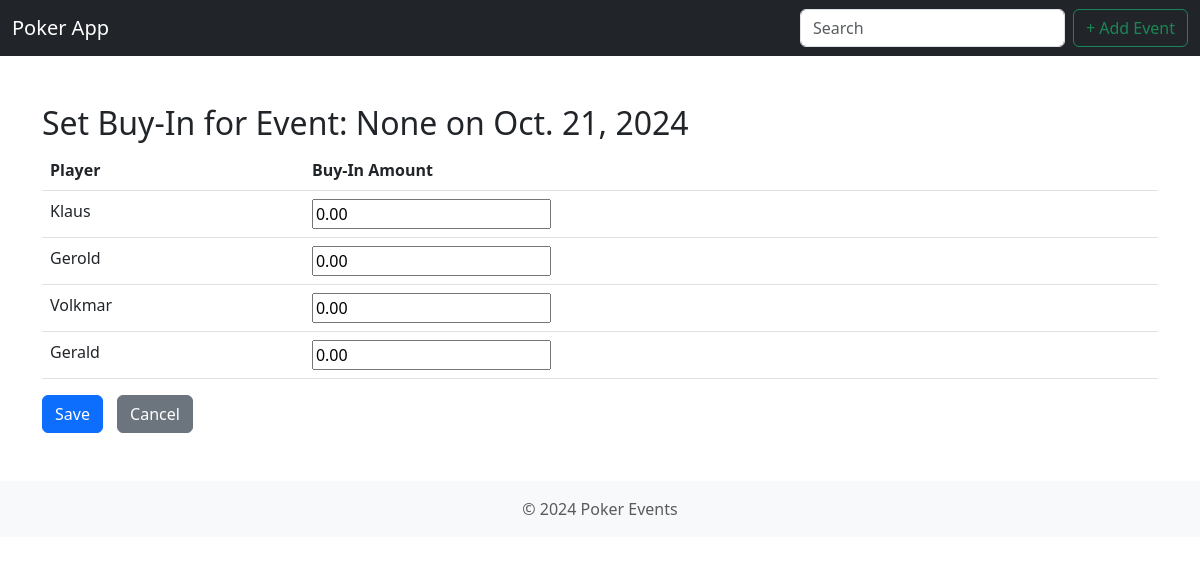
Before: /buy_in/1/ with the older database file.
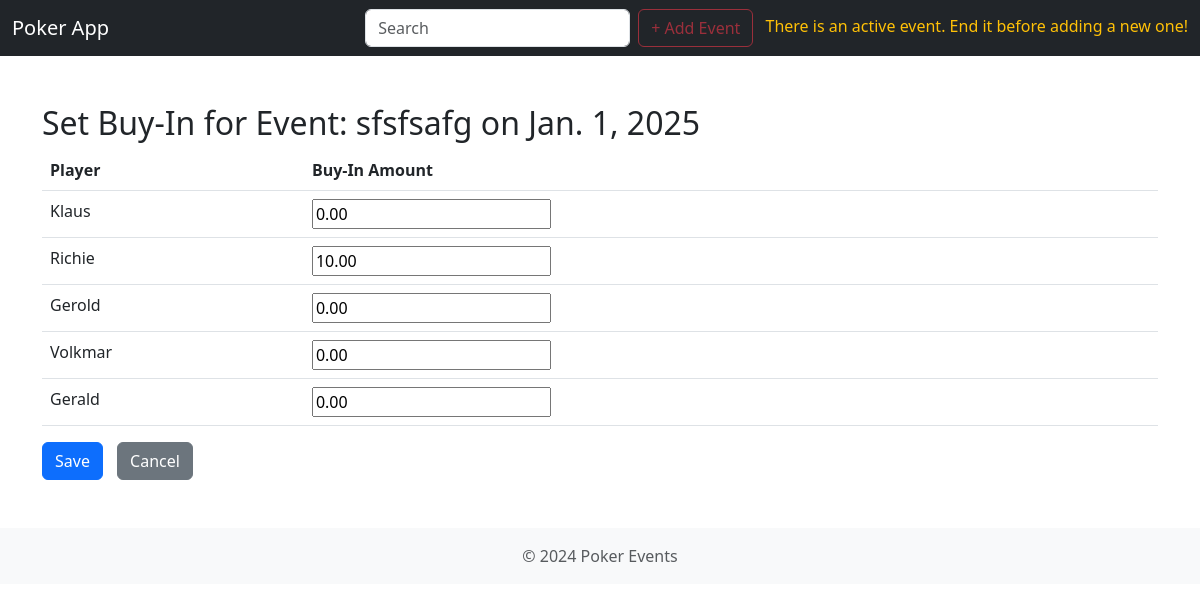
After: the same page with the newer database file.
### poker_data/models.py (models this page shows, shortened)
class Event(models.Model):
    host_location = models.CharField(max_length=100, blank=True, null=True)  # formerly "gastgeber_ort"
    participants = models.ManyToManyField(Player, through='EventParticipation', related_name='events')  # formerly "teilnehmer"
    pot = models.DecimalField(max_digits=10, decimal_places=2)
    date = models.DateField()  # formerly "datum" #TODO change format to dd.mm.yyyy
    active = models.BooleanField(default=True)  # formerly "active"
    asop = models.BooleanField(default=False)  # formerly "asop"
    host_player = models.ForeignKey(Player, on_delete=models.SET_NULL, blank=True, null=True, related_name='hosted_events')  # formerly "gastgeber_spieler"

class EventParticipation(models.Model):
    player = models.ForeignKey(Player, on_delete=models.CASCADE, related_name='event_participations')
    event = models.ForeignKey(Event, on_delete=models.CASCADE)
    earnings = models.DecimalField(max_digits=10, decimal_places=2, default=0)
    buy_in = models.DecimalField(max_digits=10, decimal_places=2, default=0)  # New buy-in field

class Player(models.Model):
    name = models.CharField(max_length=100)
    founding_member = models.BooleanField(default=False)
    first_participation = models.DateField(blank=True, null=True)
    total_earnings = models.DecimalField(max_digits=10, decimal_places=2, default=0)

### poker_events/views.py (the view)
# urls.py: path('buy_in/<int:event_id>/', views.buy_in, name='buy_in'),
def buy_in(request, event_id):
    event = get_object_or_404(Event, id=event_id)
    participations = EventParticipation.objects.filter(event=event)
    BuyInFormSet = modelformset_factory(
        EventParticipation,
        fields=('buy_in',),
        extra=0  # No extra empty forms
    )
    if request.method == 'POST':
        formset = BuyInFormSet(request.POST, queryset=participations)
        if formset.is_valid():
            with transaction.atomic():
                for form in formset:
                    participation = form.save(commit=False)
                    event.pot -= participation.buy_in  # Subtract buy-in from event pot
                    participation.save()
                event.save()
            return redirect('home')  # Redirect to home after saving
    else:
        formset = BuyInFormSet(queryset=participations)
    return render(request, 'buy_in.html', {'formset': formset, 'event': event})

### poker_data/context_processors.py (called while the page is built)
def active_events_status(request):
    return {
        'active_events_exist': Event.objects.filter(active=True).exists()
    }

### templates/buy_in.html (shortened to what this page needs)
{% extends 'base.html' %}
{% block content %}
  <div class="container my-5">
    <h2>Set Buy-In for Event: {{ event.host_location }} on {{ event.date }}</h2>
    <form method="post" class="form-group">
      <table class="table">
        <thead>
          <tr>
            <th>Player</th>
            <th>Buy-In Amount</th>
          </tr>
        </thead>
        <tbody>
          {% for form in formset %}
            <tr>
              <td>{{ form.instance.player.name }}</td>
              <td>{{ form.buy_in }}</td>
            </tr>
          {% endfor %}
        </tbody>
      </table>
      <div class="mt-3">
        <button type="submit" class="btn btn-primary">Save</button>
        <a href="{% url 'home' %}" class="btn btn-secondary">Cancel</a>
      </div>
    </form>
  </div>
{% endblock %}

### templates/base.html (shortened to what this page needs)
{% load static %}
<!DOCTYPE html>
<html lang="en">
  <head>
    <link href="https://cdn.jsdelivr.net/npm/bootstrap@5.3.0/dist/css/bootstrap.min.css" rel="stylesheet" />
    <link rel="stylesheet" href="{% static 'style.css' %}" />
  </head>
  <body>
    <nav class="navbar navbar-expand-lg navbar-dark bg-dark sticky-top">
      <div class="container-fluid">
        <a class="navbar-brand" href="{% url 'home' %}">Poker App</a>
        <div class="collapse navbar-collapse" id="navbarNav">
          <ul class="navbar-nav ms-auto">
            <li class="nav-item">
              <input class="form-control me-2" type="search" placeholder="Search" aria-label="Search" />
            </li>
            <li class="nav-item">
              {% if active_events_exist %}
                <button class="btn btn-outline-danger ms-2" type="button" disabled>+ Add Event</button>
                <span class="text-warning ms-2">There is an active event. End it before adding a new one!</span>
              {% else %}
                <a href="{% url 'add_event' %}" class="btn btn-outline-success ms-2">+ Add Event</a>
              {% endif %}
            </li>
          </ul>
        </div>
      </div>
    </nav>
    <body>
      {% block content %}
      {% endblock %}
    </body>
    <footer class="footer mt-auto py-3 bg-light">
      <div class="container text-center">
        <span class="text-muted">© 2024 Poker Events</span>
      </div>
    </footer>
  </body>
</html>

### static/style.css (style rules this page uses)
.btn-secondary { margin-left: 10px; }

Changed rows visible on the page:
changed Event: host_location "None" → "sfsfsafg"; date "Oct. 21, 2024" → "Jan. 1, 2025"
added EventParticipation: instance.player.name "Richie"
Other visible differences:
text now shown: "There is an active event. End it before adding a new one!"
new list line: "10.00"
list line gone: "0.00"
new list line: "0.00"
